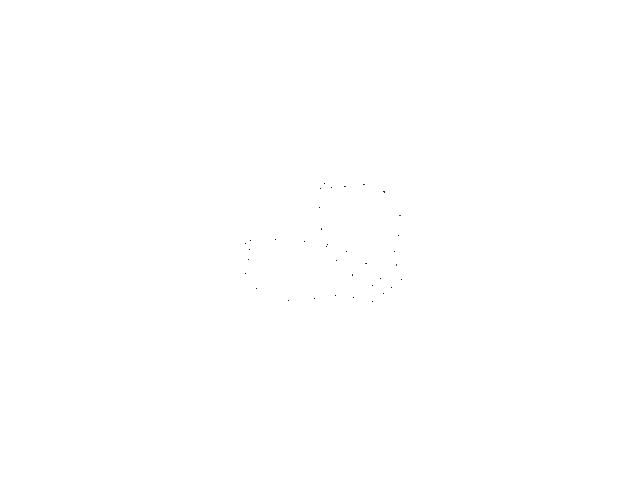
Frame 1 (no input)
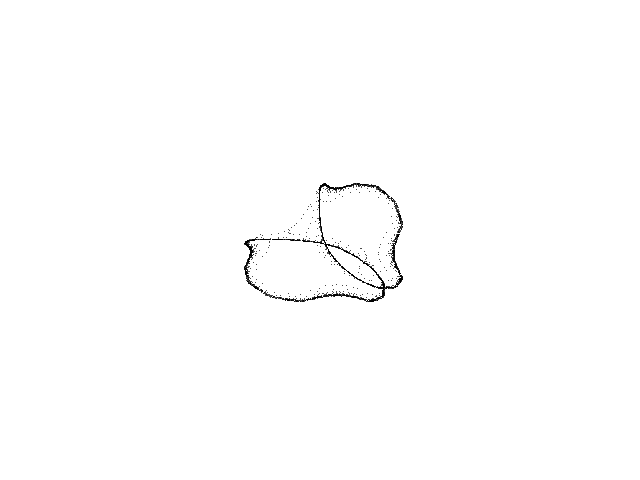
Frame 60 (the mouse pressed at the canvas centre just before this capture)
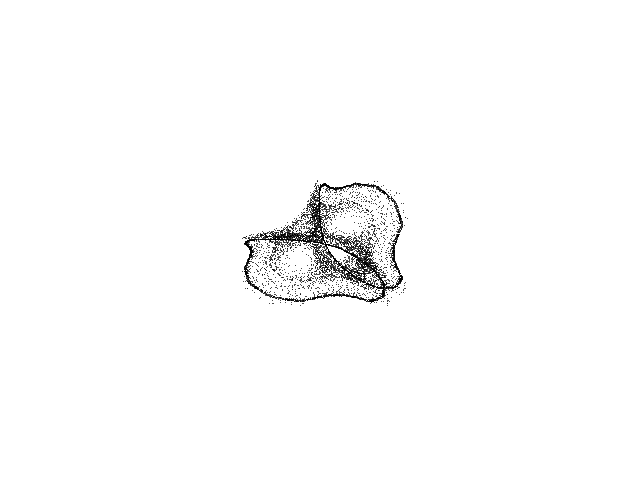
Frame 120 (the mouse held since frame 60 and released just before this capture)

The Processing sketch that drew these frames (run headless with seeded random() and noise(); from frame 60 on, the mouse is pressed at the canvas centre):

// Processing sketch: Minerva
// ── Minerva.pde
// Minerva chaotic map //

  float x = 0.4;
  float y = 0.6;
  float z = 0.6;

void setup() {
  
    size(640,480);
    background(255);
  
}

void draw() {
  
  for (int i=0;i<100;i++) {
        
    x = 1-abs(x-0.5*abs(y-z));
    y = 1-abs(y-0.5*abs(x-z));
    z = 1-abs(z-0.5*abs(x-y));  
  
    point(640*x, 480*y);      
        
  }

}
